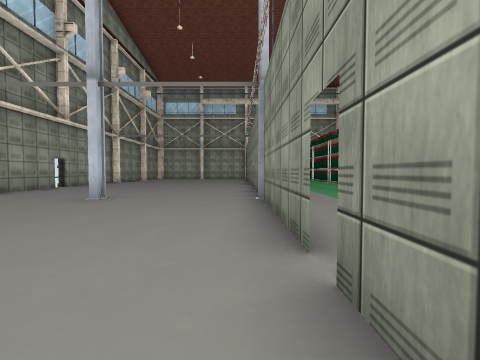
[1] (above)

14 first-person views from a walk through a Unity game level. The camera is 1.2 m above the floor, tilts 2° down and sees 90° across. The floor is counted in squares, 2 m on a side. Each view is taken from the middle of a square. On the plan, view 1 faces up. The plan holds only what a view shows up to about 9 squares ahead; the rest is blank. The place goes on beyond the plan. Door leaves are left out, so doorways stand open. Some surface patterns are stand-ins.

[2]
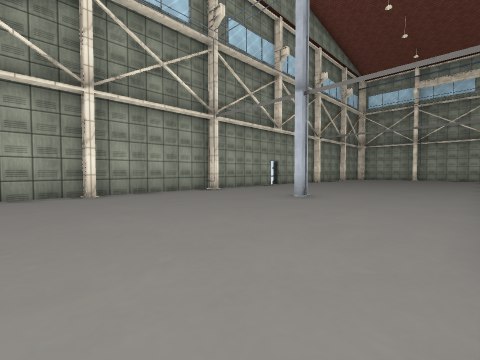

[3]
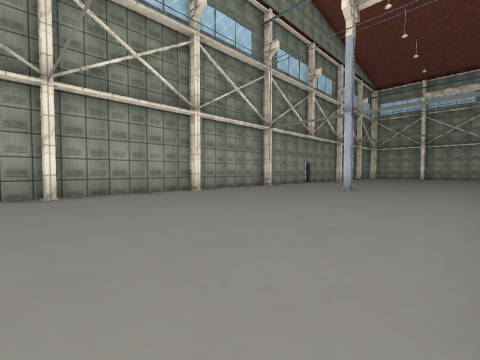

[4]
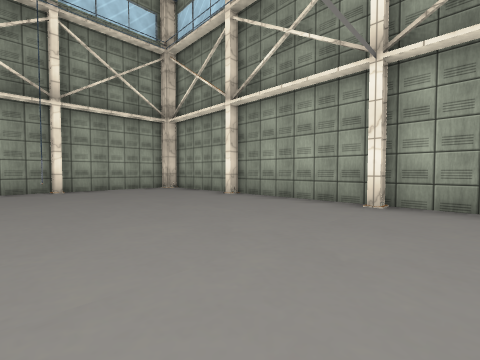

[5]
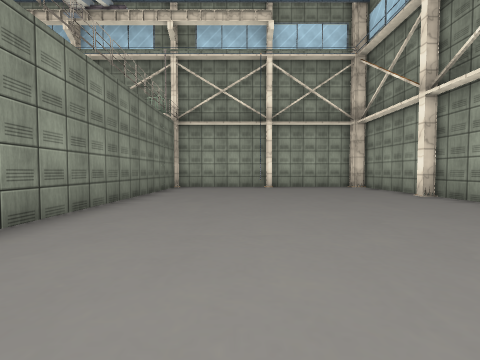

[6]
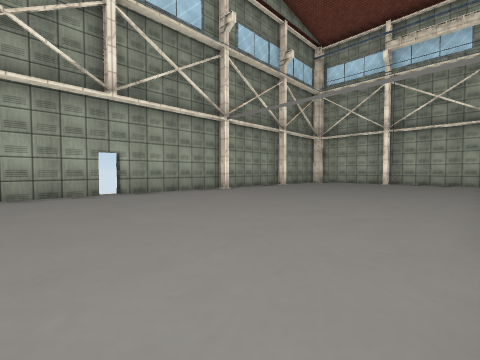

[7]
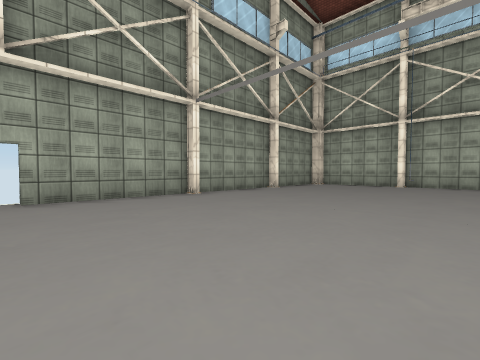

[8]
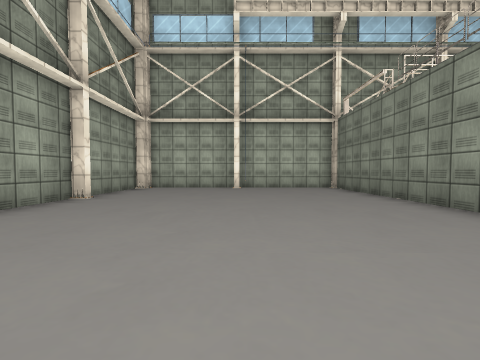

[9]
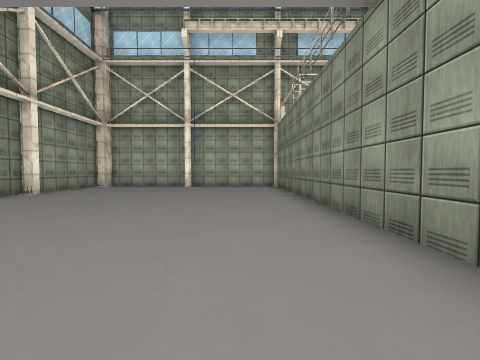

[10]
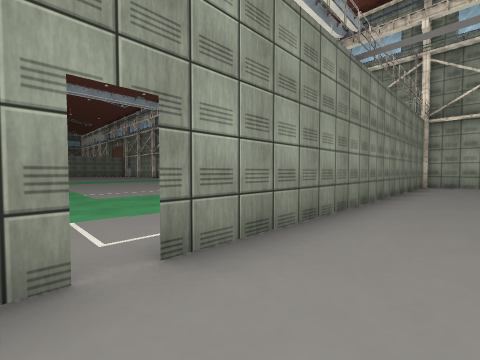

[11]
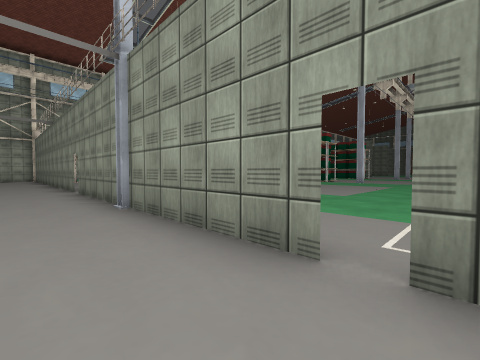

[12]
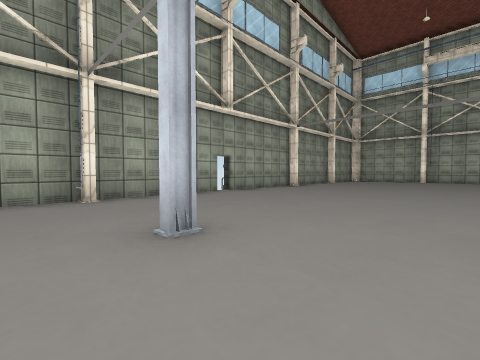

[13]
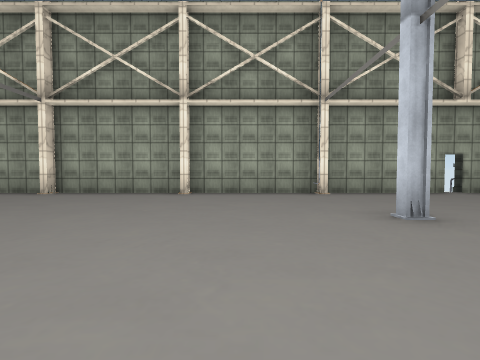

[14]
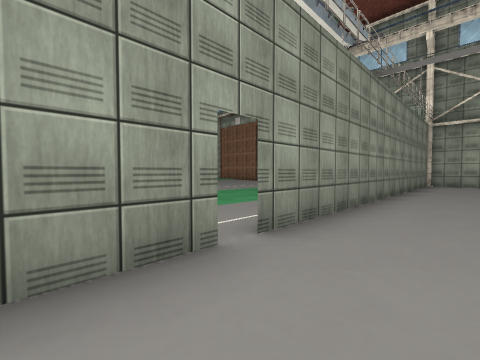

### Floor plan
Points are (right, up) in squares from view 1. A wall is a line through its corners. A room is listed if a view was taken in it or the views show most of it. See-through windows are left out.
Room 1 (views 1, 2, 3, 4, 5, 6, 7, 8, 9, 10, 11, 12, 13, 14)
walls: (-3.1, 5.5) (-3.1, 5); (0.5, 5.4) (0.5, 8.8); (-6.7, 4.5) (-6.7, -9.1) (-6.2, -9.1); (-6.7, 8.9) (-6.7, 5.4); (0.5, 9.3) (0.5, 20) (-2.5, 20); (0.5, 1.6) (0.5, 4.5); (-6.7, 12.7) (-6.7, 9.2); (-6.7, 16.4) (-6.7, 13); (-3.5, 20) (-6.4, 20); (-6.4, 19.6) (-6.7, 19.6) (-6.7, 16.9); (0.5, -8.5) (0.5, 1.3); (-3.1, -9.5) (0.2, -9.5); (-6.2, -9.5) (-3.2, -9.5)
ways out: open door at (0, 9); open door at (0.5, 1.5)
objects: other object (-7, 10); other object (-6, 5); other object (-3, -9)

Where each view was taken, in squares from view 1:
view 1: 0 up, 0 right, facing up
view 2: 0 up, 0 right, facing up-left
view 3: 3 down, 0 right, facing up-left
view 4: 1 down, 2 left, facing down-left
view 5: 0 up, 2 left, facing down
view 6: 7 up, 0 right, facing up-left
view 7: 9 up, 1 left, facing up-left
view 8: 11 up, 3 left, facing up
view 9: 10 up, 1 left, facing up
view 10: 2 up, 1 left, facing down-right
view 11: 1 up, 1 left, facing up-right
view 12: 4 up, 1 left, facing up-left
view 13: 3 up, 0 right, facing left
view 14: 3 up, 1 left, facing down-right
